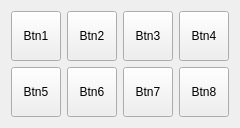
<?xml version="1.0" encoding="UTF-8"?>
<ui version="4.0">
 <class>Form</class>
 <widget class="QWidget" name="Form">
  <property name="geometry">
   <rect>
    <x>0</x>
    <y>0</y>
    <width>236</width>
    <height>124</height>
   </rect>
  </property>
  <property name="windowTitle">
   <string>Form</string>
  </property>
  <layout class="QGridLayout" name="gridLayout">
   <item row="0" column="1">
    <widget class="QToolButton" name="toolButton_2">
     <property name="sizePolicy">
      <sizepolicy hsizetype="Minimum" vsizetype="Minimum">
       <horstretch>0</horstretch>
       <verstretch>0</verstretch>
      </sizepolicy>
     </property>
     <property name="minimumSize">
      <size>
       <width>50</width>
       <height>50</height>
      </size>
     </property>
     <property name="text">
      <string>Btn2</string>
     </property>
     <property name="iconSize">
      <size>
       <width>20</width>
       <height>20</height>
      </size>
     </property>
    </widget>
   </item>
   <item row="0" column="0">
    <widget class="QToolButton" name="toolButton_1">
     <property name="sizePolicy">
      <sizepolicy hsizetype="Minimum" vsizetype="Minimum">
       <horstretch>0</horstretch>
       <verstretch>0</verstretch>
      </sizepolicy>
     </property>
     <property name="minimumSize">
      <size>
       <width>50</width>
       <height>50</height>
      </size>
     </property>
     <property name="text">
      <string>Btn1</string>
     </property>
     <property name="iconSize">
      <size>
       <width>20</width>
       <height>20</height>
      </size>
     </property>
    </widget>
   </item>
   <item row="0" column="3">
    <widget class="QToolButton" name="toolButton_4">
     <property name="sizePolicy">
      <sizepolicy hsizetype="Minimum" vsizetype="Minimum">
       <horstretch>0</horstretch>
       <verstretch>0</verstretch>
      </sizepolicy>
     </property>
     <property name="minimumSize">
      <size>
       <width>50</width>
       <height>50</height>
      </size>
     </property>
     <property name="text">
      <string>Btn4</string>
     </property>
     <property name="iconSize">
      <size>
       <width>20</width>
       <height>20</height>
      </size>
     </property>
    </widget>
   </item>
   <item row="0" column="2">
    <widget class="QToolButton" name="toolButton_3">
     <property name="sizePolicy">
      <sizepolicy hsizetype="Minimum" vsizetype="Minimum">
       <horstretch>0</horstretch>
       <verstretch>0</verstretch>
      </sizepolicy>
     </property>
     <property name="minimumSize">
      <size>
       <width>50</width>
       <height>50</height>
      </size>
     </property>
     <property name="text">
      <string>Btn3</string>
     </property>
     <property name="iconSize">
      <size>
       <width>20</width>
       <height>20</height>
      </size>
     </property>
    </widget>
   </item>
   <item row="1" column="0">
    <widget class="QToolButton" name="toolButton_5">
     <property name="sizePolicy">
      <sizepolicy hsizetype="Minimum" vsizetype="Minimum">
       <horstretch>0</horstretch>
       <verstretch>0</verstretch>
      </sizepolicy>
     </property>
     <property name="minimumSize">
      <size>
       <width>50</width>
       <height>50</height>
      </size>
     </property>
     <property name="text">
      <string>Btn5</string>
     </property>
     <property name="iconSize">
      <size>
       <width>20</width>
       <height>20</height>
      </size>
     </property>
    </widget>
   </item>
   <item row="1" column="1">
    <widget class="QToolButton" name="toolButton_6">
     <property name="sizePolicy">
      <sizepolicy hsizetype="Minimum" vsizetype="Minimum">
       <horstretch>0</horstretch>
       <verstretch>0</verstretch>
      </sizepolicy>
     </property>
     <property name="minimumSize">
      <size>
       <width>50</width>
       <height>50</height>
      </size>
     </property>
     <property name="text">
      <string>Btn6</string>
     </property>
     <property name="iconSize">
      <size>
       <width>20</width>
       <height>20</height>
      </size>
     </property>
    </widget>
   </item>
   <item row="1" column="2">
    <widget class="QToolButton" name="toolButton_7">
     <property name="sizePolicy">
      <sizepolicy hsizetype="Minimum" vsizetype="Minimum">
       <horstretch>0</horstretch>
       <verstretch>0</verstretch>
      </sizepolicy>
     </property>
     <property name="minimumSize">
      <size>
       <width>50</width>
       <height>50</height>
      </size>
     </property>
     <property name="text">
      <string>Btn7</string>
     </property>
     <property name="iconSize">
      <size>
       <width>20</width>
       <height>20</height>
      </size>
     </property>
    </widget>
   </item>
   <item row="1" column="3">
    <widget class="QToolButton" name="toolButton_8">
     <property name="sizePolicy">
      <sizepolicy hsizetype="Minimum" vsizetype="Minimum">
       <horstretch>0</horstretch>
       <verstretch>0</verstretch>
      </sizepolicy>
     </property>
     <property name="minimumSize">
      <size>
       <width>50</width>
       <height>50</height>
      </size>
     </property>
     <property name="text">
      <string>Btn8</string>
     </property>
     <property name="iconSize">
      <size>
       <width>20</width>
       <height>20</height>
      </size>
     </property>
    </widget>
   </item>
  </layout>
 </widget>
 <resources/>
 <connections/>
</ui>
